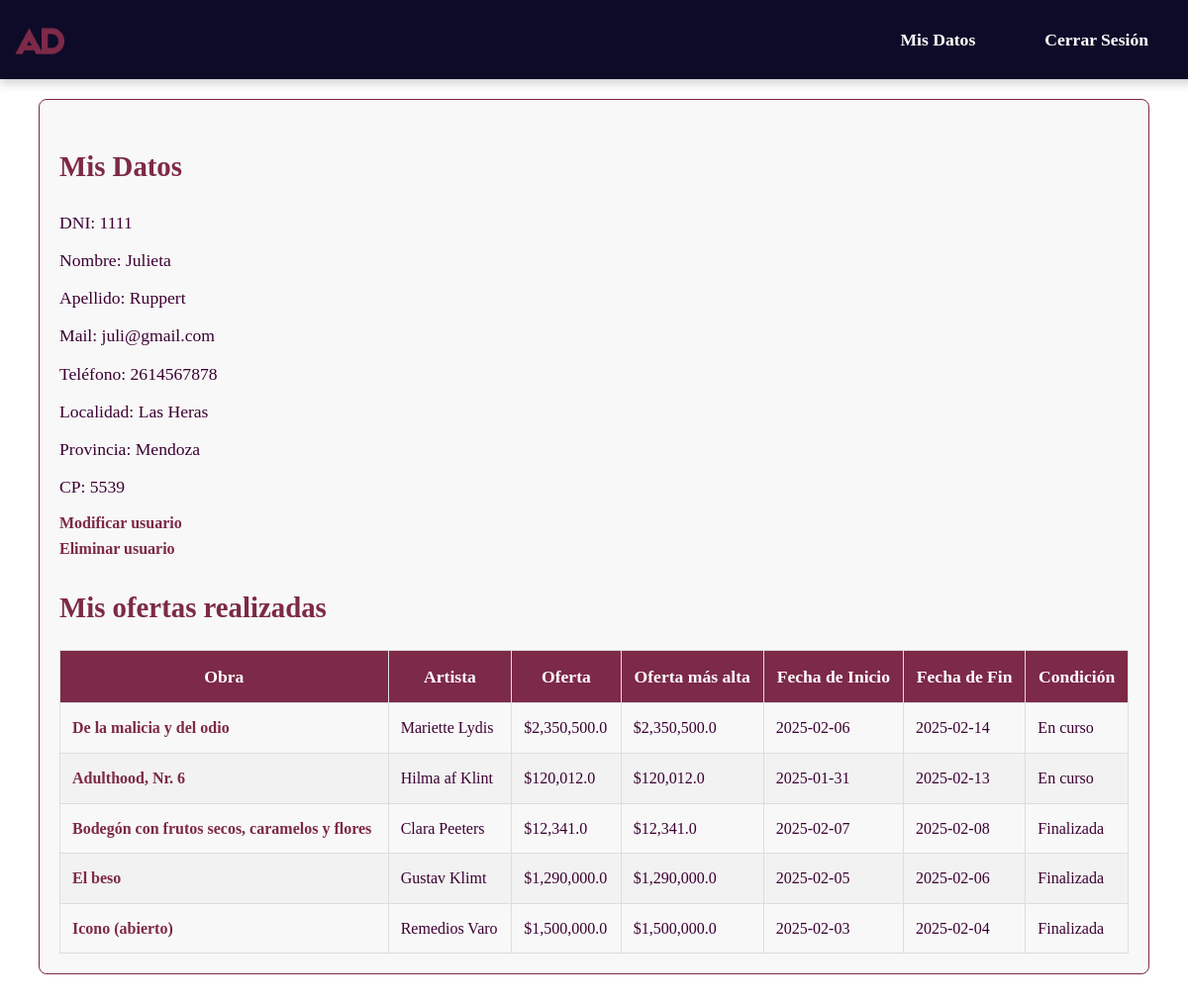
Page /Usuarios/usuario_datos.php (signed in) on the committed database.
### tables this page shows
CREATE TABLE IF NOT EXISTS `usuario` (
  `DNI_Usuario` bigint(11) NOT NULL,
  `nombre` varchar(50) DEFAULT NULL,
  `apellido` varchar(50) DEFAULT NULL,
  `mail` varchar(50) DEFAULT NULL,
  `telefono` bigint(11) DEFAULT NULL,
  `password` varchar(50) DEFAULT NULL,
  `ID_Tipo` int(11) DEFAULT NULL,
  `estado` char(1) DEFAULT NULL,
  `localidad` varchar(50) DEFAULT NULL,
  `provincia` varchar(50) DEFAULT NULL,
  `CP` bigint(7) DEFAULT NULL,
  PRIMARY KEY (`DNI_Usuario`),
  KEY `ID_Tipo` (`ID_Tipo`),
  CONSTRAINT `usuario_ibfk_1` FOREIGN KEY (`ID_Tipo`) REFERENCES `tipo_usuario` (`ID_Tipo`) ON DELETE CASCADE ON UPDATE CASCADE
);

CREATE TABLE IF NOT EXISTS `obra` (
  `ID_Obra` bigint(11) NOT NULL AUTO_INCREMENT,
  `titulo` varchar(100) DEFAULT NULL,
  `ID_Artista` bigint(11) DEFAULT NULL,
  `fecha` int(4) DEFAULT NULL,
  `ID_Detalle` bigint(11) DEFAULT NULL,
  `imagen` blob DEFAULT NULL,
  PRIMARY KEY (`ID_Obra`),
  KEY `ID_Artista` (`ID_Artista`),
  KEY `ID_Detalle` (`ID_Detalle`),
  CONSTRAINT `obra_ibfk_1` FOREIGN KEY (`ID_Artista`) REFERENCES `artista` (`ID_Artista`) ON DELETE CASCADE ON UPDATE CASCADE,
  CONSTRAINT `obra_ibfk_3` FOREIGN KEY (`ID_Detalle`) REFERENCES `detalle_obra` (`ID_Detalle`) ON DELETE CASCADE ON UPDATE CASCADE
);

### Usuarios/usuario_datos.php (the view, shortened to what this page needs)
<!DOCTYPE html>
<html>
<head>
    <link rel="stylesheet" href="styles.css">
</head>
<body>
    <?php
        include 'conexion_galeria.php';
        include('../menu.php');
    ?>
    <div id="datos_usuario">
    <?php
    $DNI_Usuario = $_SESSION['DNI_Usuario'];
    $sqlUsuario = "SELECT DNI_Usuario, nombre, apellido, mail, telefono, localidad, provincia, CP, ID_Tipo FROM usuario WHERE DNI_Usuario = '$DNI_Usuario'";
    $resultUsuario = mysqli_query($mysqli, $sqlUsuario);
    if ($resultUsuario) {
        $usuario = mysqli_fetch_assoc($resultUsuario);
        $ID_Tipo = $usuario['ID_Tipo'];
        echo '<h2>Mis Datos</h2>';
        echo "<p>DNI: {$usuario['DNI_Usuario']}</p>";
        echo "<p>Nombre: {$usuario['nombre']}</p>";
        echo "<p>Apellido: {$usuario['apellido']}</p>";
        echo "<p>Mail: {$usuario['mail']}</p>";
        echo "<p>Teléfono: {$usuario['telefono']}</p>";
        echo "<p>Localidad: {$usuario['localidad']}</p>";
        echo "<p>Provincia: {$usuario['provincia']}</p>";
        echo "<p>CP: {$usuario['CP']}</p>";
        if(isset($_SESSION['DNI_Usuario']) && $_SESSION['ROL'] == 1){
            ?>
            <a href="usuario_modificar.php">Modificar usuario</a><br>
            <a href="usuario_baja.php">Eliminar usuario</a><br>
            <?php
        }
        if ($ID_Tipo == 1) {
            echo '<h2>Mis ofertas realizadas</h2>';
            $sqlMisOfertas = "
                SELECT * FROM vista_oferta_usuarios
                WHERE DNI_Usuario = '$DNI_Usuario'
                ORDER BY fecha_fin DESC";
            $resultMisOfertas = mysqli_query($mysqli, $sqlMisOfertas);
            if ($resultMisOfertas && mysqli_num_rows($resultMisOfertas) > 0) {
                echo '<table border="1">
                    <thead>
                        <tr>
                            <th>Obra</th>
                            <th>Artista</th>
                            <th>Oferta</th>
                            <th>Oferta más alta</th>
                            <th>Fecha de Inicio</th>
                            <th>Fecha de Fin</th>
                            <th>Condición</th>
                        </tr>
                    </thead>
                    <tbody>';
            while ($subasta = mysqli_fetch_assoc($resultMisOfertas)) {
                echo "<tr>
                        <td><a href='../Subasta/subasta_mostrar_obra.php?ID_Obra={$subasta['ID_Obra']}'>{$subasta['nombre_obra']}</a></td>
                        <td>{$subasta['nombre_artista']}</td>
                        <td>$" . number_format($subasta['oferta'], 1) . "</td>
                        <td>$" . number_format($subasta['oferta_mas_alta'], 1) . "</td>
                        <td>{$subasta['fecha_inicio']}</td>
                        <td>{$subasta['fecha_fin']}</td>
                        <td>{$subasta['condicion']}</td>
                    </tr>";
            }
            echo "</tbody></table>";
            } else {
                echo "<p>No has realizado ofertas.</p>";
            }
        }
    } else {
        echo "Error al obtener los datos del usuario: " . mysqli_error($mysqli);
    }
    ?>
    </div>
</body>
</html>

### Usuarios/styles.css (style rules this page uses)
body { font-family: 'Playfair Display', serif; background-color: #ffffff; margin: 0; padding: 0; color: #3b0032; line-height: 1.6; }
#datos_usuario, #modificar fieldset { margin: 50px auto; margin-top: 100px; padding: 20px; background-color: #f8f8f8; border: 1px solid #7d2948; border-radius: 8px; width: 90%; }
#datos_usuario h2 { color: #7d2948; font-size: 1.8rem; margin-bottom: 20px; }
#datos_usuario p { font-size: 1.1rem; margin: 10px 0; }
table { width: 100%; border-collapse: collapse; margin-top: 20px; }
table th, table td { padding: 12px; text-align: left; border: 1px solid #ddd; }
table th { background-color: #7d2948; color: white; text-align: center; font-size: 1.1rem; }
table tr:nth-child(even) { background-color: #f2f2f2; }
table a, a { color: #7d2948; text-decoration: none; font-weight: bold; }
#datos_usuario p, .table-info { color: #3b0032; font-size: 1.1rem; }

### style.css (style rules this page uses)
body { font-family: 'Playfair Display', serif; background-color: #ffffff; margin: 0; padding: 0; color: #3b0032; line-height: 1.6; }

### rows in the picture
usuario: DNI_Usuario "1111", nombre "Julieta", apellido "Ruppert", mail "juli@gmail.com", telefono "2614567878", localidad "Las Heras", provincia "Mendoza", CP "5539"
obra: nombre_obra "De la malicia y del odio", nombre_artista "Mariette Lydis", oferta "2,350,500.0", oferta_mas_alta "2,350,500.0", fecha_inicio "2025-02-06", fecha_fin "2025-02-14", condicion "En curso"
obra: nombre_obra "Adulthood, Nr. 6", nombre_artista "Hilma af Klint", oferta "120,012.0", oferta_mas_alta "120,012.0", fecha_inicio "2025-01-31", fecha_fin "2025-02-13", condicion "En curso"
obra: nombre_obra "Bodegón con frutos secos, caramelos y flores", nombre_artista "Clara Peeters", oferta "12,341.0", oferta_mas_alta "12,341.0", fecha_inicio "2025-02-07", fecha_fin "2025-02-08", condicion "Finalizada"
obra: nombre_obra "El beso", nombre_artista "Gustav Klimt", oferta "1,290,000.0", oferta_mas_alta "1,290,000.0", fecha_inicio "2025-02-05", fecha_fin "2025-02-06", condicion "Finalizada"
obra: nombre_obra "Icono (abierto)", nombre_artista "Remedios Varo", oferta "1,500,000.0", oferta_mas_alta "1,500,000.0", fecha_inicio "2025-02-03", fecha_fin "2025-02-04", condicion "Finalizada"
